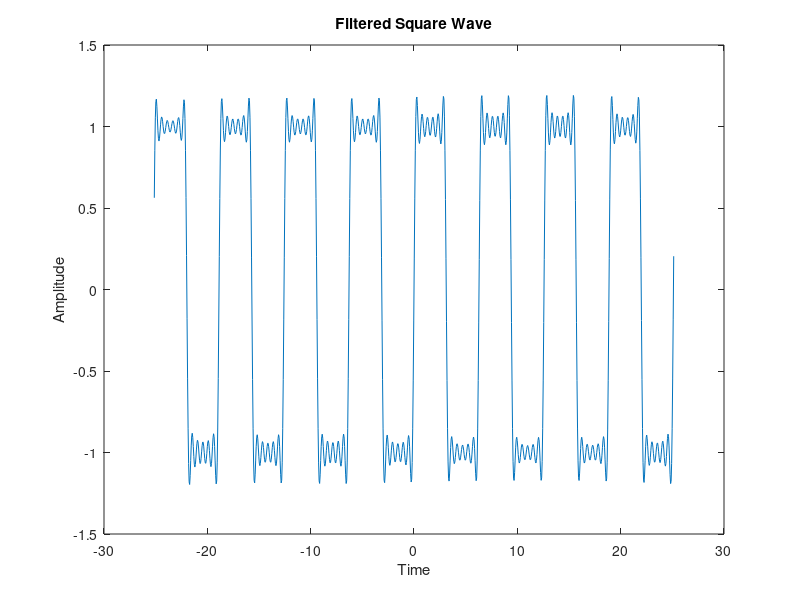

MATLAB code for this plot:
% Define the time vector
t = linspace(-8*pi, 8*pi, 1000);

% Create the square wave
s = square(t);

% Compute the frequency spectrum
freq = fft(s);

% Determine the cutoff index for lowpass filtering
% (for example, keep the first 10% of the frequency components)
cutoff = round(length(freq) * 0.1);

% Apply lowpass filter by zeroing out higher frequency components
freq(cutoff:end-cutoff+1) = 0;

% Convert back to the time domain
filt = real(ifft(freq));

% Plot the filtered signal
plot(t, filt);
title('Filtered Square Wave');
xlabel('Time');
ylabel('Amplitude');
